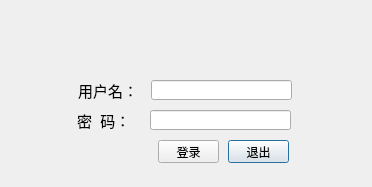
<?xml version="1.0" encoding="UTF-8"?>
<ui version="4.0">
 <class>Dialog</class>
 <widget class="QDialog" name="Dialog">
  <property name="geometry">
   <rect>
    <x>0</x>
    <y>0</y>
    <width>372</width>
    <height>187</height>
   </rect>
  </property>
  <property name="minimumSize">
   <size>
    <width>372</width>
    <height>187</height>
   </size>
  </property>
  <property name="maximumSize">
   <size>
    <width>372</width>
    <height>187</height>
   </size>
  </property>
  <property name="windowTitle">
   <string>Dialog</string>
  </property>
  <widget class="QPushButton" name="btnExit">
   <property name="geometry">
    <rect>
     <x>228</x>
     <y>140</y>
     <width>61</width>
     <height>23</height>
    </rect>
   </property>
   <property name="text">
    <string>退出</string>
   </property>
  </widget>
  <widget class="QPushButton" name="btnLogin">
   <property name="geometry">
    <rect>
     <x>158</x>
     <y>140</y>
     <width>61</width>
     <height>23</height>
    </rect>
   </property>
   <property name="text">
    <string>登录</string>
   </property>
  </widget>
  <widget class="QLabel" name="label_3">
   <property name="geometry">
    <rect>
     <x>77</x>
     <y>110</y>
     <width>61</width>
     <height>21</height>
    </rect>
   </property>
   <property name="font">
    <font>
     <pointsize>11</pointsize>
    </font>
   </property>
   <property name="text">
    <string>密  码：</string>
   </property>
  </widget>
  <widget class="QLabel" name="label_2">
   <property name="geometry">
    <rect>
     <x>78</x>
     <y>80</y>
     <width>61</width>
     <height>21</height>
    </rect>
   </property>
   <property name="font">
    <font>
     <pointsize>11</pointsize>
    </font>
   </property>
   <property name="text">
    <string>用户名：</string>
   </property>
  </widget>
  <widget class="QLineEdit" name="editName">
   <property name="geometry">
    <rect>
     <x>151</x>
     <y>80</y>
     <width>141</width>
     <height>20</height>
    </rect>
   </property>
  </widget>
  <widget class="QLineEdit" name="editPwd">
   <property name="geometry">
    <rect>
     <x>150</x>
     <y>110</y>
     <width>141</width>
     <height>20</height>
    </rect>
   </property>
   <property name="echoMode">
    <enum>QLineEdit::Password</enum>
   </property>
  </widget>
  <widget class="QLabel" name="label_4">
   <property name="geometry">
    <rect>
     <x>0</x>
     <y>0</y>
     <width>371</width>
     <height>61</height>
    </rect>
   </property>
   <property name="styleSheet">
    <string notr="true">borderimage=url(:/T1/images/login.jpg)</string>
   </property>
   <property name="text">
    <string/>
   </property>
   <property name="pixmap">
    <pixmap>../images/login.jpg</pixmap>
   </property>
  </widget>
 </widget>
 <resources>
  <include location="../../imagess.qrc"/>
 </resources>
 <connections/>
</ui>
